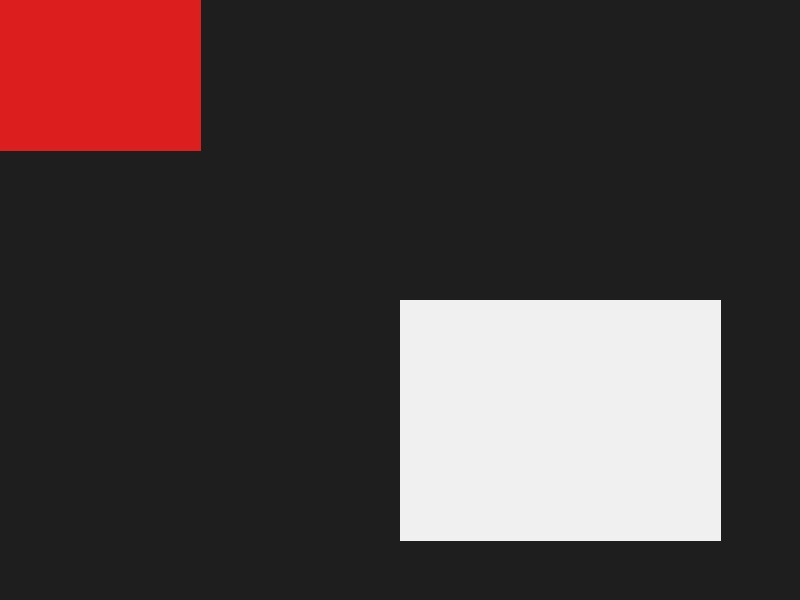
#> input picture test/fixtures/exif_orientation_1.jpg, 800 x 600 px
$ python label_zoom.py overview ../test/fixtures/exif_orientation_1.jpg out.png 1.0
#> lines starting #> are read from the running program, lines starting #| are printed output that depends on the picture; after the words box and inside, x2 and y2 are one past the last pixel; in counts of white or black regions, pixels touching at a corner belong together
# -*- coding: utf-8 -*-
"""四隅ラベルを目視で付けるための補助画像を作る。

  overview: 全体を縮小し、元画像ピクセル座標のグリッド (200px 間隔) を重ねる
  zoom:     指定した 4 点 (元画像 px) の周辺を原寸で切り出し、20px グリッドと座標を重ねる
            (候補点は赤十字)。角の位置を 1〜数 px の精度で読み取るために使う。

使い方:
  python tools/label_zoom.py overview IMG OUT.jpg
  python tools/label_zoom.py zoom IMG OUT.jpg x1 y1 x2 y2 x3 y3 x4 y4 [--half 150]
"""

import argparse

import cv2
import numpy as np


def overview(path, out, width=1400, step=200):
#> called with path = '../test/fixtures/exif_orientation_1.jpg', out = 'out.png', width = 1400, step = 200
    im = cv2.imread(path)
#> im is the input picture: shape (600, 800, 3); mean B, G, R 63.9, 63.9, 75.9
    h, w = im.shape[:2]
#> h = 600; w = 800
    s = width / w
#> s = 1.75
    v = cv2.resize(im, (width, round(h * s)), interpolation=cv2.INTER_AREA)
    for x in range(0, w, step):
        cv2.line(v, (round(x * s), 0), (round(x * s), v.shape[0]), (0, 255, 255), 1)
        cv2.putText(v, str(x), (round(x * s) + 2, 12), cv2.FONT_HERSHEY_SIMPLEX, 0.4, (0, 255, 255), 1)
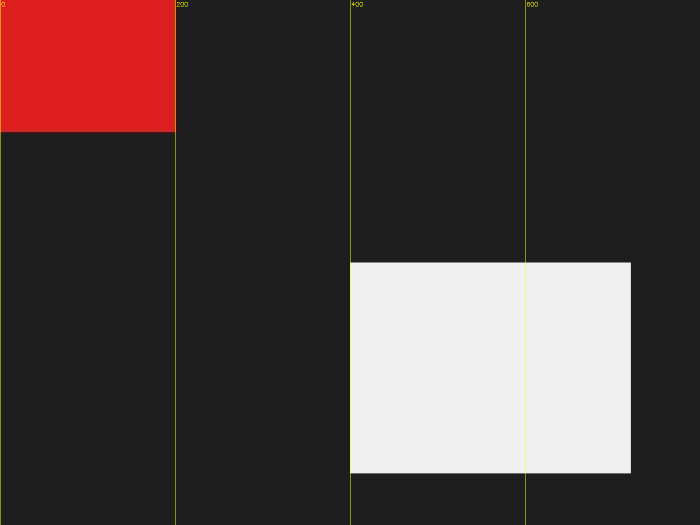
#> v: shape (1050, 1400, 3) (shown at 1/2 size); mean B, G, R 63.6, 64.4, 76.4
    for y in range(0, h, step):
        cv2.line(v, (0, round(y * s)), (v.shape[1], round(y * s)), (0, 255, 255), 1)
        cv2.putText(v, str(y), (2, round(y * s) - 2), cv2.FONT_HERSHEY_SIMPLEX, 0.4, (0, 255, 255), 1)
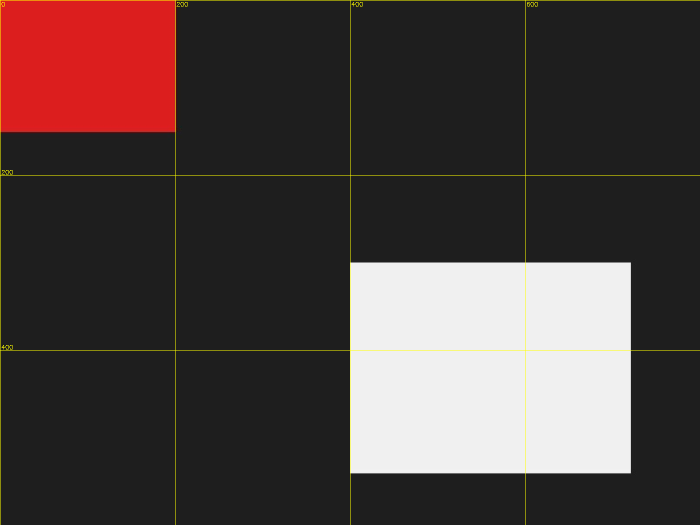
#> v: shape (1050, 1400, 3) (shown at 1/2 size); 0.29% of pixels changed, all inside (x1, y1, x2, y2) = (1, 0, 1400, 701)
    cv2.imwrite(out, v)


def zoom(path, out, pts, half=150, scale=2, step=20):
    im = cv2.imread(path)
    h, w = im.shape[:2]
    tiles = []
    for i, (px, py) in enumerate(pts):
        x0, y0 = int(px) - half, int(py) - half
        pad = cv2.copyMakeBorder(im, half, half, half, half, cv2.BORDER_CONSTANT, value=(0, 0, 0))
        crop = pad[y0 + half:y0 + 3 * half, x0 + half:x0 + 3 * half].copy()
        crop = cv2.resize(crop, None, fx=scale, fy=scale, interpolation=cv2.INTER_NEAREST)
        gx = (x0 // step) * step
        while gx <= x0 + 2 * half:
            X = (gx - x0) * scale
            if 0 <= X < crop.shape[1]:
                cv2.line(crop, (X, 0), (X, crop.shape[0]), (0, 200, 255), 1)
                if gx % (step * 5) == 0:
                    cv2.putText(crop, str(gx), (X + 2, 14), cv2.FONT_HERSHEY_SIMPLEX, 0.45, (0, 255, 255), 1)
            gx += step
        gy = (y0 // step) * step
        while gy <= y0 + 2 * half:
            Y = (gy - y0) * scale
            if 0 <= Y < crop.shape[0]:
                cv2.line(crop, (0, Y), (crop.shape[1], Y), (0, 200, 255), 1)
                if gy % (step * 5) == 0:
                    cv2.putText(crop, str(gy), (2, Y - 3), cv2.FONT_HERSHEY_SIMPLEX, 0.45, (0, 255, 255), 1)
            gy += step
        cx, cy = (px - x0) * scale, (py - y0) * scale
        cv2.drawMarker(crop, (int(cx), int(cy)), (0, 0, 255), cv2.MARKER_CROSS, 24, 2)
        cv2.putText(crop, f"#{i} ({px:.0f},{py:.0f})", (4, crop.shape[0] - 8),
                    cv2.FONT_HERSHEY_SIMPLEX, 0.6, (0, 0, 255), 2)
        tiles.append(crop)
    top = np.concatenate(tiles[:2], 1)
    bot = np.concatenate(tiles[2:], 1)
    cv2.imwrite(out, np.concatenate([top, bot], 0))


def main():
    ap = argparse.ArgumentParser()
    ap.add_argument("mode", choices=["overview", "zoom"])
    ap.add_argument("image")
    ap.add_argument("out")
    ap.add_argument("coords", nargs="*", type=float)
    ap.add_argument("--half", type=int, default=150)
    a = ap.parse_args()
    if a.mode == "overview":
        overview(a.image, a.out)
    else:
        pts = list(zip(a.coords[0::2], a.coords[1::2]))
        assert len(pts) == 4, "4 点 (x y) x 4 を指定"
        zoom(a.image, a.out, pts, half=a.half)


if __name__ == "__main__":
    main()

$ run again, on test/fixtures/exif_orientation_6.jpg
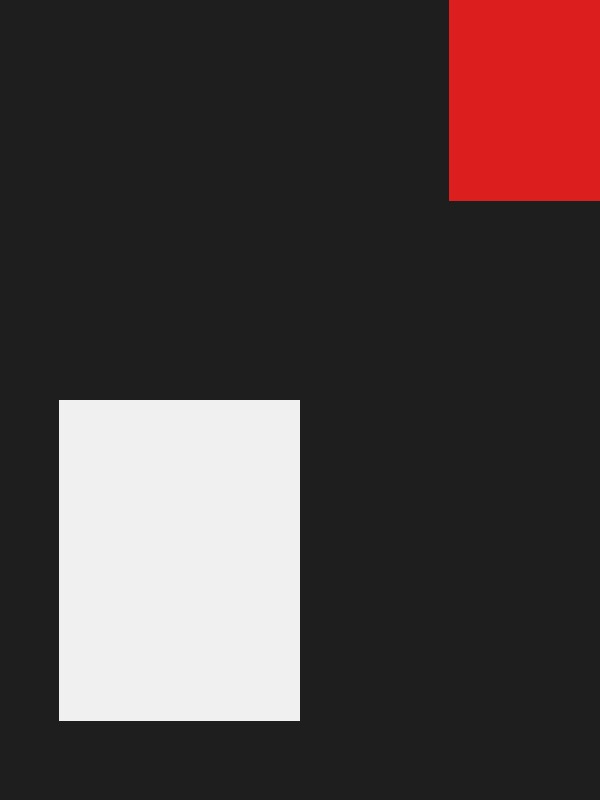
#> input picture test/fixtures/exif_orientation_6.jpg, 600 x 800 px
#> in overview, im is the input picture: shape (800, 600, 3); mean B, G, R 63.9, 63.9, 75.9
#> after the loop in overview, `for x in range(0, w, step):`:
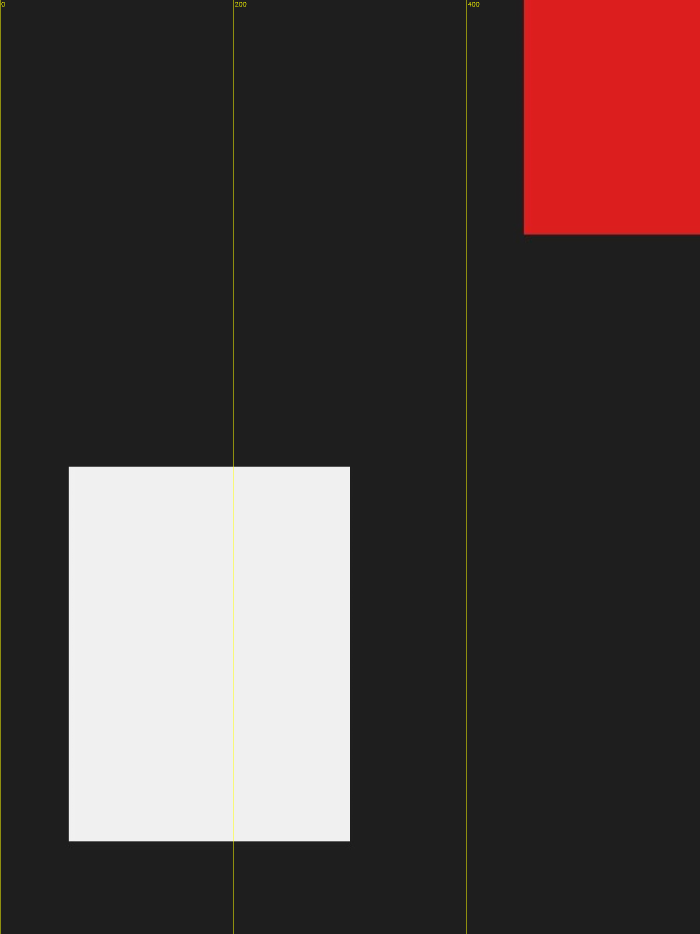
#> v: shape (1867, 1400, 3) (shown at 1/2 size); mean B, G, R 63.7, 64.3, 76.3
#> after the loop in overview, `for y in range(0, h, step):`:
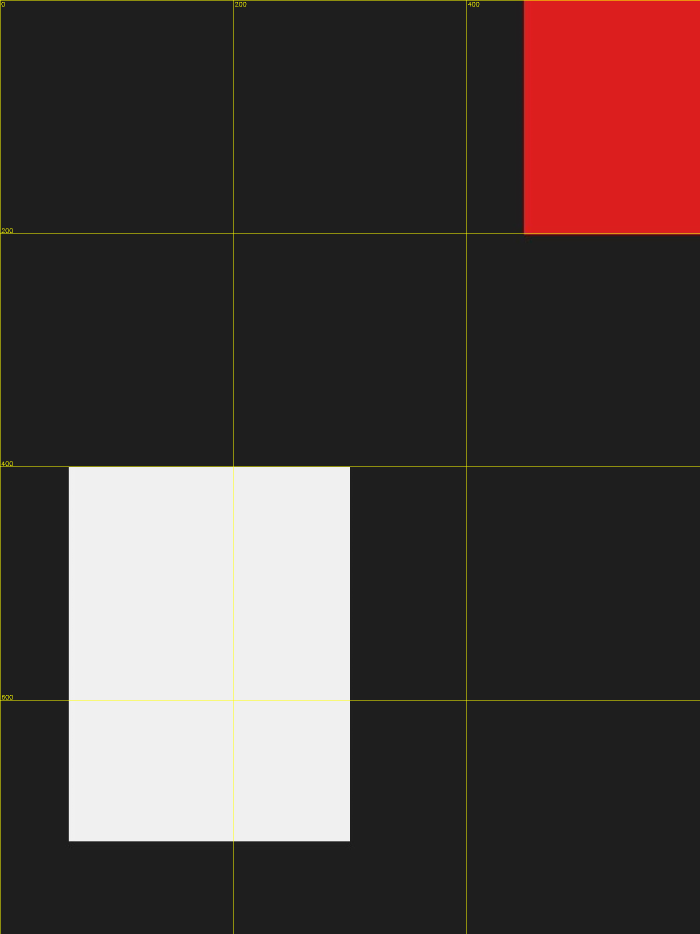
#> v: shape (1867, 1400, 3) (shown at 1/2 size); 0.22% of pixels changed, all inside (x1, y1, x2, y2) = (1, 0, 1400, 1401)

$ run again, on test/fixtures/exif_orientation_8.jpg
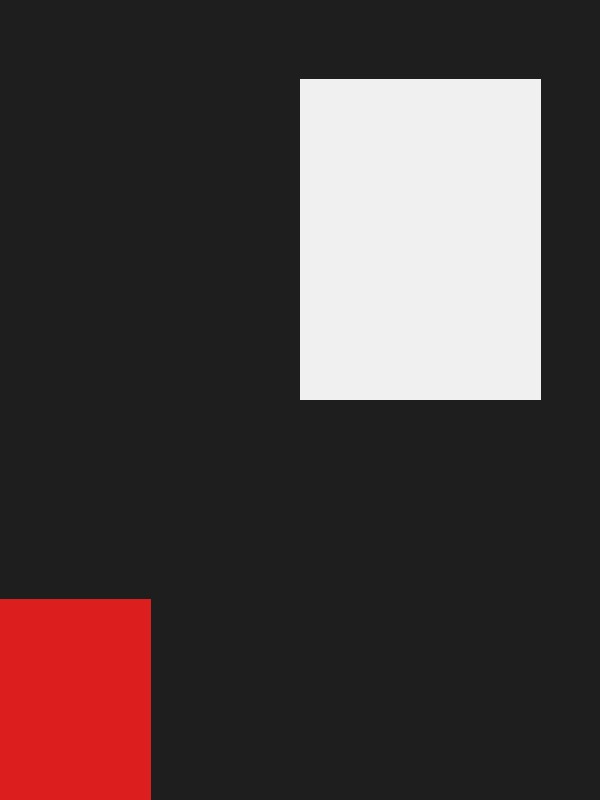
#> input picture test/fixtures/exif_orientation_8.jpg, 600 x 800 px
#> in overview, im is the input picture: shape (800, 600, 3); mean B, G, R 63.9, 63.9, 75.9
#> after the loop in overview, `for x in range(0, w, step):`:
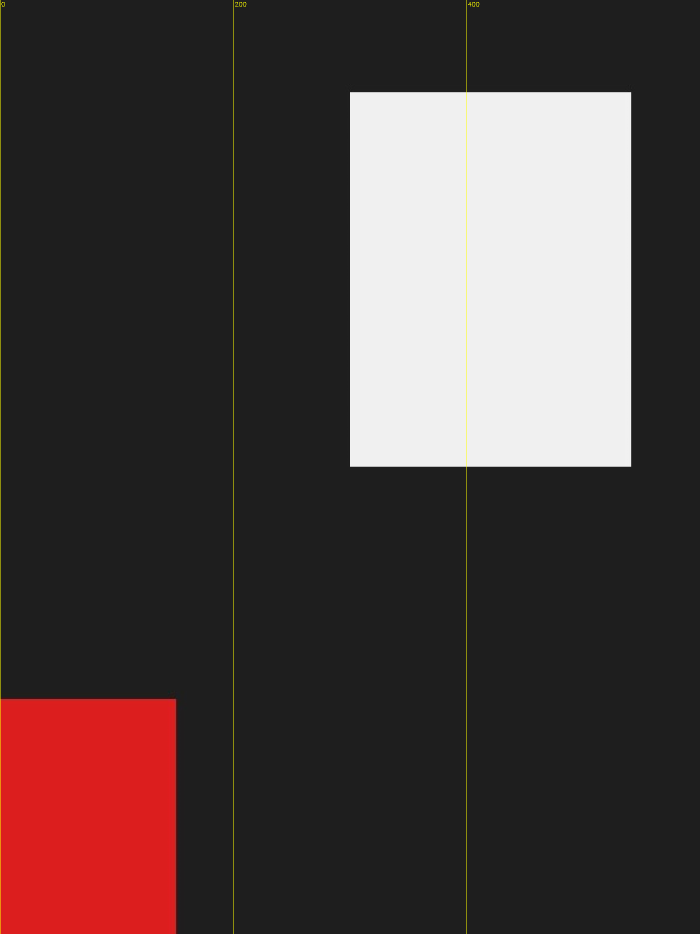
#> v: shape (1867, 1400, 3) (shown at 1/2 size); mean B, G, R 63.7, 64.3, 76.3
#> after the loop in overview, `for y in range(0, h, step):`:
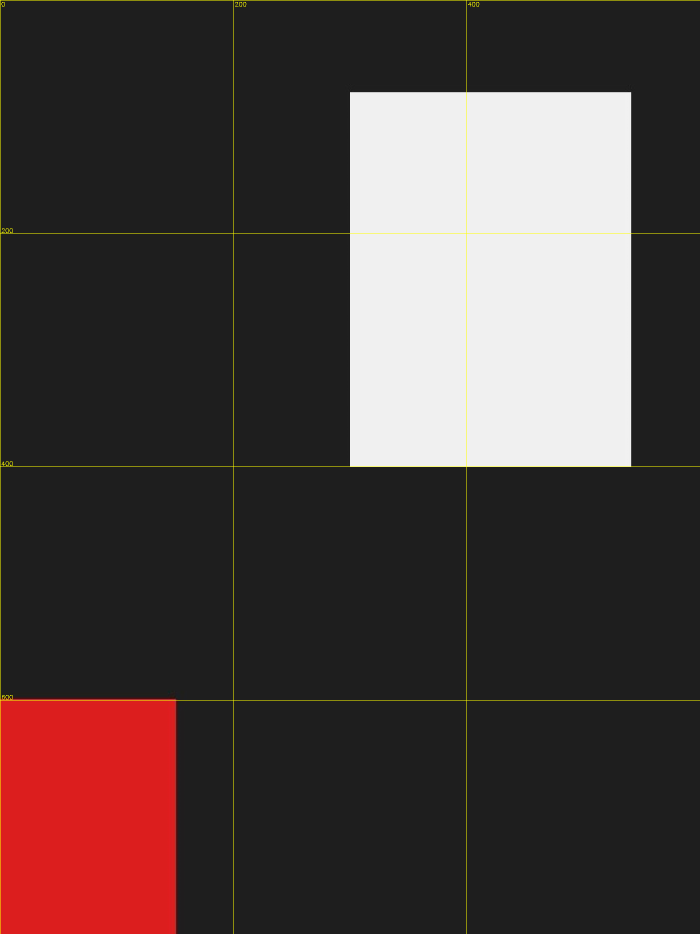
#> v: shape (1867, 1400, 3) (shown at 1/2 size); 0.22% of pixels changed, all inside (x1, y1, x2, y2) = (1, 0, 1400, 1401)
